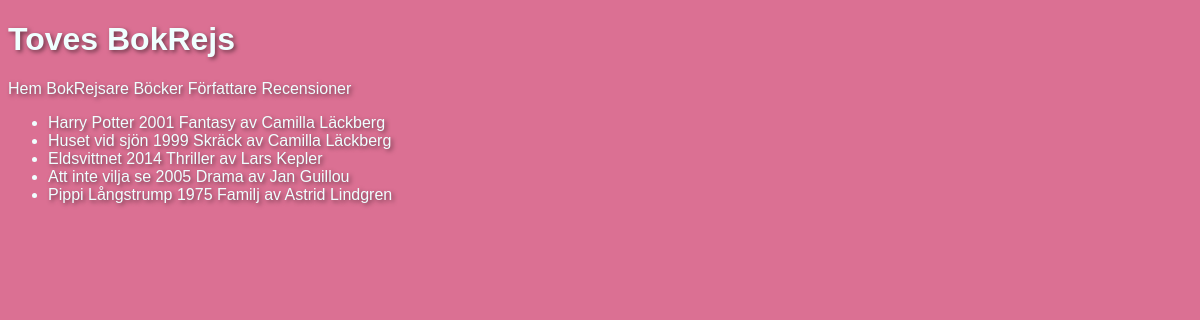
The page /books.php on the database its author committed.
### tables this page shows
CREATE TABLE `books` (
  `id` int(11) NOT NULL,
  `title` varchar(50) NOT NULL,
  `year` int(11) NOT NULL,
  `genre` varchar(32) NOT NULL,
  `author_id` int(11) NOT NULL
);

CREATE TABLE `authors` (
  `id` int(11) NOT NULL,
  `first_name` varchar(32) NOT NULL,
  `last_name` varchar(32) NOT NULL
);

### books.php (called while the page is built)
<?php
require "classes/book-model.php";
require "views/book-view.php";
$pdo = require "partials/connect.php";
$bookModel = new BookModel($pdo);
$bookView = new BookView();
include "partials/header.php";
include "partials/nav.php";
$bookView->renderBooksWithAuthor($bookModel->getAllBooksWithAuthors());
include "partials/footer.php";
?>

### classes/db.php (called while the page is built, shortened)
<?php
class DB {
    public function __construct(PDO $pdo) {
        $this->pdo = $pdo;
    }
}
?>

### classes/book-model.php (called while the page is built, shortened)
<?php
require_once "db.php";
class BookModel extends DB{
    public function getAllBooksWithAuthors() {
        $query = "SELECT books.title, books.year, books.genre, authors.first_name, authors.last_name FROM books JOIN authors ON books.author_id=authors.id";
        $statement = $this->pdo->prepare($query);
        $statement->execute();
        return $statement->fetchAll(PDO::FETCH_ASSOC);
    }
}
?>

### views/book-view.php (the view, shortened to what this page needs)
<?php
class BookView{
    public function renderBooksWithAuthor(array $books): void{
        echo "<ul>";
        foreach($books as $book){
        echo "<li>{$book["title"]} {$book["year"]} {$book["genre"]} av {$book["first_name"]} {$book["last_name"]}</li>";
        }
        echo "</ul>";
    }
}
?>

### partials/header.php (shortened to what this page needs)
<!DOCTYPE html>
<html lang="en">
<head>
    <link rel="stylesheet" href="style/style.css">
</head>
<body>
    <h1>Toves BokRejs</h1>

### partials/nav.php
<nav>
<a href="index.php">Hem</a>
<a href="users.php">BokRejsare</a>
<a href="books.php">Böcker</a>
<a href="authors.php">Författare</a>
<a href="reviews.php">Recensioner</a>
</nav>

### style/style.css (style rules this page uses)
body { background-color: palevioletred; font-family: Verdana, Geneva, Tahoma, sans-serif; color: azure; text-shadow: 2px 2px 4px rgba(0, 0, 0, 0.5); }
a { color: azure; text-decoration: none; }

### rows shown on the page
books: title "Harry Potter", year "2001", genre "Fantasy", author.first_name "Camilla", author.last_name "Läckberg"
books: title "Huset vid sjön", year "1999", genre "Skräck", author.first_name "Camilla", author.last_name "Läckberg"
books: title "Eldsvittnet", year "2014", genre "Thriller", author.first_name "Lars", author.last_name "Kepler"
books: title "Att inte vilja se", year "2005", genre "Drama", author.first_name "Jan", author.last_name "Guillou"
books: title "Pippi Långstrump", year "1975", genre "Familj", author.first_name "Astrid", author.last_name "Lindgren"
